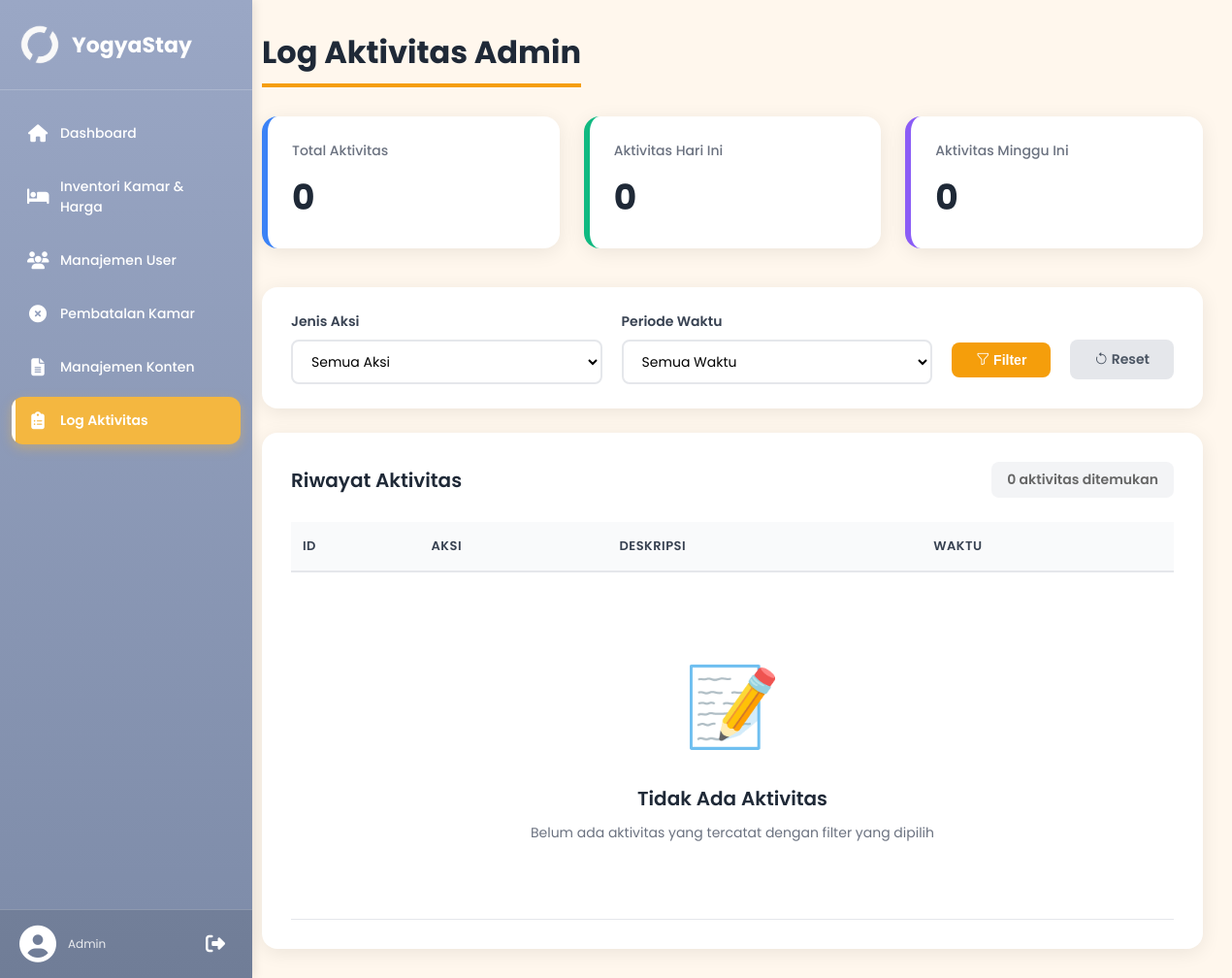
The app's page /admin/log/log.php?aksi=Hapus Blog (signed in), older data.
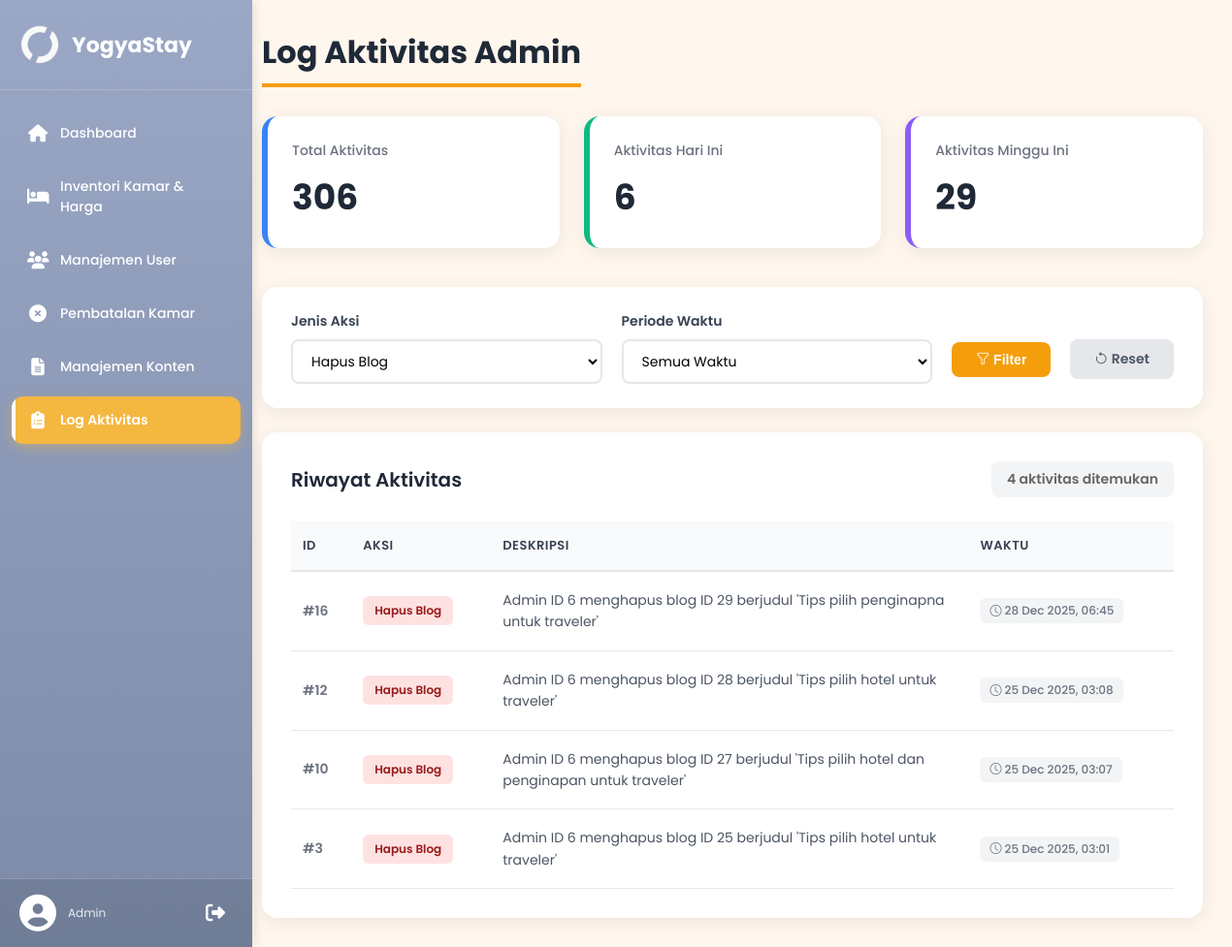
The same page, newer data.
### tables this page shows
CREATE TABLE `log_aktivitas_admin` (
  `id_log` int(11) NOT NULL,
  `id_admin` int(11) NOT NULL,
  `aksi` varchar(150) NOT NULL,
  `deskripsi` text DEFAULT NULL,
  `created_at` timestamp NOT NULL DEFAULT current_timestamp()
);

### admin/log/log.php (the view, shortened to what the changed rows need)
<?php
require_once '../../config.php';
function getTotal($conn, $query)
{
    $res = mysqli_query($conn, $query);
    $row = mysqli_fetch_assoc($res);
    return $row['total'] ?? 0;
}
$filter_aksi = isset($_GET['aksi']) ? $_GET['aksi'] : 'semua';
$total_aktivitas = getTotal($conn, "SELECT COUNT(*) AS total FROM log_aktivitas_admin");
$aktivitas_hari_ini = getTotal($conn, "SELECT COUNT(*) AS total FROM log_aktivitas_admin WHERE DATE(created_at) = CURDATE()");
$aktivitas_minggu_ini = getTotal($conn, "SELECT COUNT(*) AS total FROM log_aktivitas_admin WHERE YEARWEEK(created_at) = YEARWEEK(CURDATE())");
$where_conditions = [];
if ($filter_aksi !== 'semua') {
    $filter_aksi_safe = mysqli_real_escape_string($conn, $filter_aksi);
    $where_conditions[] = "l.aksi LIKE '%$filter_aksi_safe%'";
}
$where_clause = "";
if (count($where_conditions) > 0) {
    $where_clause = "WHERE " . implode(" AND ", $where_conditions);
}
$query_log = mysqli_query($conn, "
    SELECT
        l.id_log,
        l.id_admin,
        l.aksi,
        l.deskripsi,
        l.created_at
    FROM log_aktivitas_admin l
    $where_clause
    ORDER BY l.created_at DESC
");
$total_filtered = mysqli_num_rows($query_log);
$query_aksi_types = mysqli_query($conn, "
    SELECT DISTINCT aksi
    FROM log_aktivitas_admin
    ORDER BY aksi ASC
");
?>
<!DOCTYPE html>
<html lang="id">
<head>
    <link rel="stylesheet" href="https://cdn.jsdelivr.net/npm/bootstrap-icons@1.11.1/font/bootstrap-icons.css">
</head>
<body>
    <div class="layout">
        <?php include '../partials/sidebar.php'; ?>
        <div class="content">
            <div class="topbar">
                <h1>Log Aktivitas Admin</h1>
            </div>
            <div class="cards">
                <div class="card blue">
                    <small>Total Aktivitas</small>
                    <h2><?= $total_aktivitas ?></h2>
                </div>
                <div class="card green">
                    <small>Aktivitas Hari Ini</small>
                    <h2><?= $aktivitas_hari_ini ?></h2>
                </div>
                <div class="card purple">
                    <small>Aktivitas Minggu Ini</small>
                    <h2><?= $aktivitas_minggu_ini ?></h2>
                </div>
            </div>
            <div class="filter-section">
                <form method="GET" action="">
                    <div class="filter-row">
                        <div class="filter-group">
                            <label class="filter-label">Jenis Aksi</label>
                            <select name="aksi" class="filter-select">
                                <option value="semua" <?= $filter_aksi == 'semua' ? 'selected' : '' ?>>Semua Aksi</option>
                                <?php while ($aksi_type = mysqli_fetch_assoc($query_aksi_types)): ?>
                                    <option value="<?= htmlspecialchars($aksi_type['aksi']) ?>"
                                        <?= $filter_aksi == $aksi_type['aksi'] ? 'selected' : '' ?>>
                                        <?= htmlspecialchars($aksi_type['aksi']) ?>
                                    </option>
                                <?php endwhile; ?>
                            </select>
                        </div>
                    </div>
                </form>
            </div>
            <div class="table-section">
                <div class="table-header">
                    <h3>Riwayat Aktivitas</h3>
                    <span class="result-count">
                        <?= $total_filtered ?> aktivitas ditemukan
                    </span>
                </div>
                <div class="table-wrapper">
                    <table>
                        <thead>
                            <tr>
                                <th>ID</th>
                                <th>Aksi</th>
                                <th>Deskripsi</th>
                                <th>Waktu</th>
                            </tr>
                        </thead>
                        <tbody>
                            <?php if ($query_log && mysqli_num_rows($query_log) > 0): ?>
                                <?php while ($row = mysqli_fetch_assoc($query_log)): ?>
                                    <tr>
                                        <td style="font-weight:600;color:#6b7280">#<?= $row['id_log'] ?></td>
                                        <td>
                                            <?php
                                            $aksi = strtolower($row['aksi']);
                                            $badge_class = 'badge-default';
                                            if (strpos($aksi, 'tambah') !== false) {
                                                $badge_class = 'badge-tambah';
                                            } elseif (strpos($aksi, 'edit') !== false || strpos($aksi, 'update') !== false || strpos($aksi, 'ubah') !== false) {
                                                $badge_class = 'badge-edit';
                                            } elseif (strpos($aksi, 'hapus') !== false) {
                                                $badge_class = 'badge-hapus';
                                            } elseif (strpos($aksi, 'approve') !== false) {
                                                $badge_class = 'badge-approve';
                                            } elseif (strpos($aksi, 'tolak') !== false || strpos($aksi, 'reject') !== false) {
                                                $badge_class = 'badge-tolak';
                                            }
                                            ?>
                                            <span class="badge-aksi <?= $badge_class ?>">
                                                <?= htmlspecialchars($row['aksi']) ?>
                                            </span>
                                        </td>
                                        <td class="deskripsi-cell">
                                            <?= htmlspecialchars($row['deskripsi']) ?>
                                        </td>
                                        <td>
                                            <span class="time-badge">
                                                <i class="bi bi-clock"></i>
                                                <?= date('d M Y, H:i', strtotime($row['created_at'])) ?>
                                            </span>
                                        </td>
                                    </tr>
                                <?php endwhile; ?>
                            <?php else: ?>
                                <tr>
                                    <td colspan="4">
                                        <div class="empty-state">
                                            <div class="empty-icon">📝</div>
                                            <h4 class="empty-title">Tidak Ada Aktivitas</h4>
                                            <p class="empty-text">
                                                Belum ada aktivitas yang tercatat dengan filter yang dipilih
                                            </p>
                                        </div>
                                    </td>
                                </tr>
                            <?php endif; ?>
                        </tbody>
                    </table>
                </div>
            </div>
        </div>
    </div>
</body>
</html>

Row changes from the older to the newer data that the page shows:
added log_aktivitas_admin: id_log "16", aksi "Hapus Blog", deskripsi "Admin ID 6 menghapus blog ID 29 berjudul 'Tips pilih penginapna untuk traveler'", created_at "28 Dec 2025, 06:45"
added log_aktivitas_admin: id_log "12", aksi "Hapus Blog", deskripsi "Admin ID 6 menghapus blog ID 28 berjudul 'Tips pilih hotel untuk traveler'", created_at "25 Dec 2025, 03:08"
added log_aktivitas_admin: id_log "10", aksi "Hapus Blog", deskripsi "Admin ID 6 menghapus blog ID 27 berjudul 'Tips pilih hotel dan penginapan untuk traveler'", created_at "25 Dec 2025, 03:07"
added log_aktivitas_admin: id_log "3", aksi "Hapus Blog", deskripsi "Admin ID 6 menghapus blog ID 25 berjudul 'Tips pilih hotel untuk traveler'", created_at "25 Dec 2025, 03:01"
Text that changed along with them:
$total_aktivitas: "0" → "306"
$aktivitas_hari_ini: "0" → "6"
$aktivitas_minggu_ini: "0" → "29"
form field aksi: "Semua Aksi" → "Hapus Blog"
$total_filtered: "0" → "4"
text no longer shown: "📝 Tidak Ada Aktivitas Belum ada aktivitas yang tercatat dengan filter yang dipilih"
